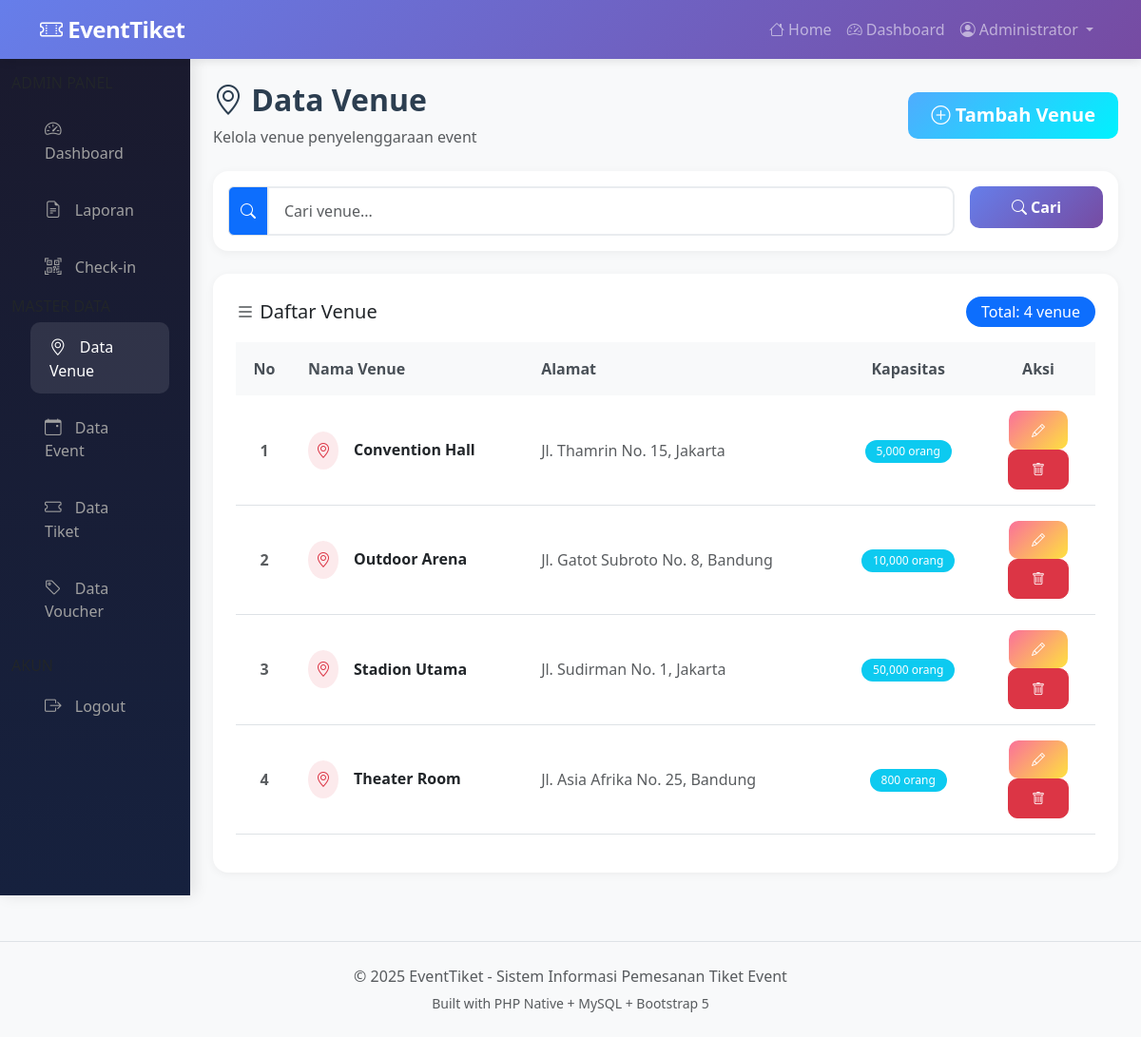
The page /index.php?p=admin_venue (signed in) on the database its author committed.
### tables this page shows
CREATE TABLE `venue` (
  `id_venue` int NOT NULL,
  `nama_venue` varchar(100) NOT NULL,
  `alamat` text,
  `kapasitas` int DEFAULT NULL
);

### pages/admin/venue_list.php (the view, shortened to what this page needs)
<?php
$search      = isset($_GET['search']) ? mysqli_real_escape_string($conn, $_GET['search']) : '';
$where       = $search ? "WHERE nama_venue LIKE '%$search%' OR alamat LIKE '%$search%'" : '';
$limit       = 10;
$cur_page    = isset($_GET['page']) ? (int)$_GET['page'] : 1;
$offset      = ($cur_page - 1) * $limit;
$total_data  = mysqli_fetch_assoc(mysqli_query($conn, "SELECT COUNT(*) as total FROM venue $where"))['total'];
$query       = mysqli_query($conn, "SELECT * FROM venue $where ORDER BY nama_venue ASC LIMIT $limit OFFSET $offset");
?>
<div class="container-fluid">
    <div class="row">
        <?php include 'pages/admin/_sidebar.php'; ?>
        <main class="col-md-10 ms-sm-auto px-md-4 py-4">
            <div class="d-flex justify-content-between align-items-center mb-4">
                <div>
                    <h2 class="page-title"><i class="bi bi-geo-alt"></i> Data Venue</h2>
                    <p class="text-muted mb-0">Kelola venue penyelenggaraan event</p>
                </div>
                <a href="?p=admin_venue_tambah" class="btn btn-success btn-lg"><i class="bi bi-plus-circle"></i> Tambah Venue</a>
            </div>
            <div class="card mb-4">
                <div class="card-body">
                    <form method="GET" class="row g-3">
                        <div class="col-md-10">
                            <div class="input-group">
                                <span class="input-group-text bg-primary text-white"><i class="bi bi-search"></i></span>
                                <input type="text" name="search" class="form-control" placeholder="Cari venue..." value="<?= htmlspecialchars($search) ?>">
                            </div>
                        </div>
                        <div class="col-md-2"><button type="submit" class="btn btn-primary w-100"><i class="bi bi-search"></i> Cari</button></div>
                    </form>
                </div>
            </div>
            <div class="table-container">
                <div class="d-flex justify-content-between align-items-center mb-3">
                    <h5 class="mb-0"><i class="bi bi-list"></i> Daftar Venue</h5>
                    <span class="badge bg-primary fs-6">Total: <?= $total_data ?> venue</span>
                </div>
                <?php if (mysqli_num_rows($query) > 0): ?>
                    <div class="table-responsive">
                        <table class="table table-hover align-middle">
                            <thead>
                                <tr>
                                    <th class="text-center" width="60">No</th>
                                    <th>Nama Venue</th>
                                    <th>Alamat</th>
                                    <th class="text-center">Kapasitas</th>
                                    <th class="text-center" width="120">Aksi</th>
                                </tr>
                            </thead>
                            <tbody>
                                <?php $no = $offset + 1; while ($row = mysqli_fetch_assoc($query)): ?>
                                    <tr>
                                        <td class="text-center fw-bold text-muted"><?= $no++ ?></td>
                                        <td>
                                            <div class="d-flex align-items-center">
                                                <div class="bg-danger bg-opacity-10 rounded-circle p-2 me-3">
                                                    <i class="bi bi-geo-alt text-danger"></i>
                                                </div>
                                                <h6 class="mb-0 fw-bold"><?= htmlspecialchars($row['nama_venue']) ?></h6>
                                            </div>
                                        </td>
                                        <td class="text-muted"><?= htmlspecialchars($row['alamat']) ?></td>
                                        <td class="text-center"><span class="badge bg-info"><?= number_format($row['kapasitas']) ?> orang</span></td>
                                        <td class="text-center">
                                            <a href="?p=admin_venue_edit&id=<?= $row['id_venue'] ?>" class="btn btn-warning btn-sm"><i class="bi bi-pencil"></i></a>
                                            <a href="?p=admin_venue&hapus=<?= $row['id_venue'] ?>&page=<?= $cur_page ?>&search=<?= urlencode($search) ?>" class="btn btn-danger btn-sm" onclick="return confirm('Yakin hapus venue ini?')"><i class="bi bi-trash"></i></a>
                                        </td>
                                    </tr>
                                <?php endwhile; ?>
                            </tbody>
                        </table>
                    </div>
                <?php endif; ?>
            </div>
        </main>
    </div>
</div>

### includes/header.php (style rules this page uses)
:root { --primary-gradient: linear-gradient(135deg, #667eea 0%, #764ba2 100%); --secondary-gradient: linear-gradient(135deg, #f093fb 0%, #f5576c 100%); --success-gradient: linear-gradient(135deg, #4facfe 0%, #00f2fe 100%); --warning-gradient: linear-gradient(135deg, #fa709a 0%, #fee140 100%); }
body { font-family: 'Segoe UI', Tahoma, Geneva, Verdana, sans-serif; background-color: #f8f9fa; }
.btn { border-radius: 10px; font-weight: 600; padding: 0.6rem 1.5rem; transition: all 0.3s ease; }
.btn-primary { background: var(--primary-gradient); border: none; }
.btn-success { background: var(--success-gradient); border: none; }
.btn-warning { background: var(--warning-gradient); border: none; color: white; }
.table-container { background: white; border-radius: 16px; padding: 1.5rem; box-shadow: 0 2px 10px rgba(0, 0, 0, 0.05); }
.table thead th { background: #f8f9fa; border: none; font-weight: 600; color: #495057; padding: 1rem; }
.table tbody td { padding: 1rem; vertical-align: middle; }
.badge { padding: 0.5em 1em; border-radius: 20px; font-weight: 500; }
.form-control, .form-select { border-radius: 10px; border: 2px solid #e9ecef; padding: 0.75rem 1rem; transition: all 0.3s ease; }
.page-title { font-weight: 700; color: #2c3e50; margin-bottom: 0.5rem; }
.card { border: none; border-radius: 16px; box-shadow: 0 2px 10px rgba(0, 0, 0, 0.05); }

### rows shown on the page
venue: nama_venue "Convention Hall", alamat "Jl. Thamrin No. 15, Jakarta", kapasitas "5,000"
venue: nama_venue "Outdoor Arena", alamat "Jl. Gatot Subroto No. 8, Bandung", kapasitas "10,000"
venue: nama_venue "Stadion Utama", alamat "Jl. Sudirman No. 1, Jakarta", kapasitas "50,000"
venue: nama_venue "Theater Room", alamat "Jl. Asia Afrika No. 25, Bandung", kapasitas "800"

### other values the page prints
$_SESSION['nama'] "Administrator"
$item['label'] "Dashboard"
$item['label'] "Laporan"
$item['label'] "Check-in"
$item['label'] "Data Venue"
$item['label'] "Data Event"
$item['label'] "Data Tiket"
$item['label'] "Data Voucher"
$total_data "4"
